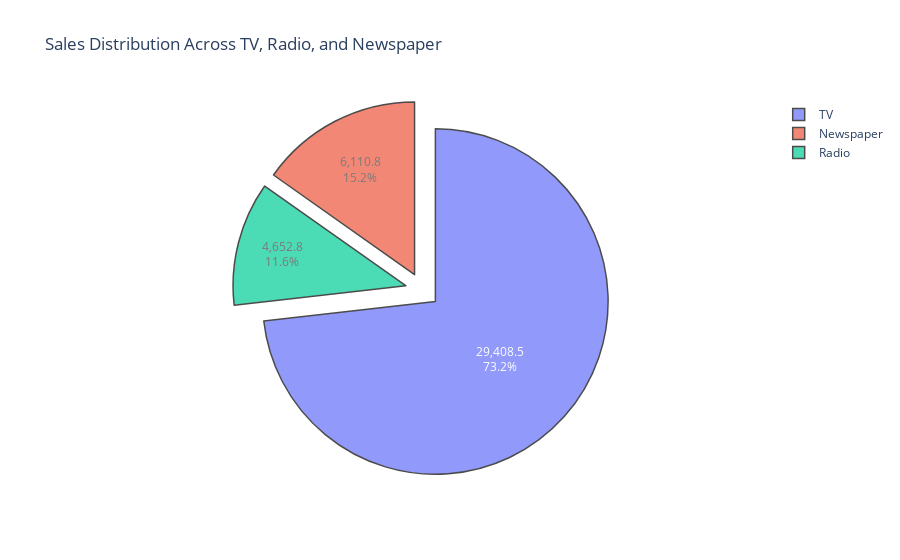

The notebook cell saved with this chart:
### Code cell
# Extracting sales data
sales_data = data[['TV', 'Radio', 'Newspaper', 'Sales']]

# Summing up sales across different channels
total_sales = sales_data.sum()

# Creating a 3D pie chart using Plotly
fig = go.Figure(data=[go.Pie(
    labels=total_sales.index[:-1],
    values=total_sales[:-1],
    marker=dict(line=dict(color='black', width=1.5)),
)])

fig.update_traces(hoverinfo='label+percent', textinfo='value+percent', pull=[0.1, 0.1, 0.1], opacity=0.7)
fig.update_layout(title_text='Sales Distribution Across TV, Radio, and Newspaper', scene=dict(aspectmode="cube"))

fig.show()

### Figure 1 — Plotly figure (JSON) as saved in the notebook; plotly's stock layout.template omitted (floating-point values rounded to 4 significant figures)
{"data": [{"hoverinfo": "label+percent", "labels": ["TV", "Radio", "Newspaper"], "marker": {"line": {"color": "black", "width": 1.5}}, "opacity": 0.7, "pull": [0.1, 0.1, 0.1], "textinfo": "value+percent", "type": "pie", "values": [29410.0, 4653.0, 6111.0]}], "layout": {"scene": {"aspectmode": "cube"}, "title": {"text": "Sales Distribution Across TV, Radio, and Newspaper"}}}
